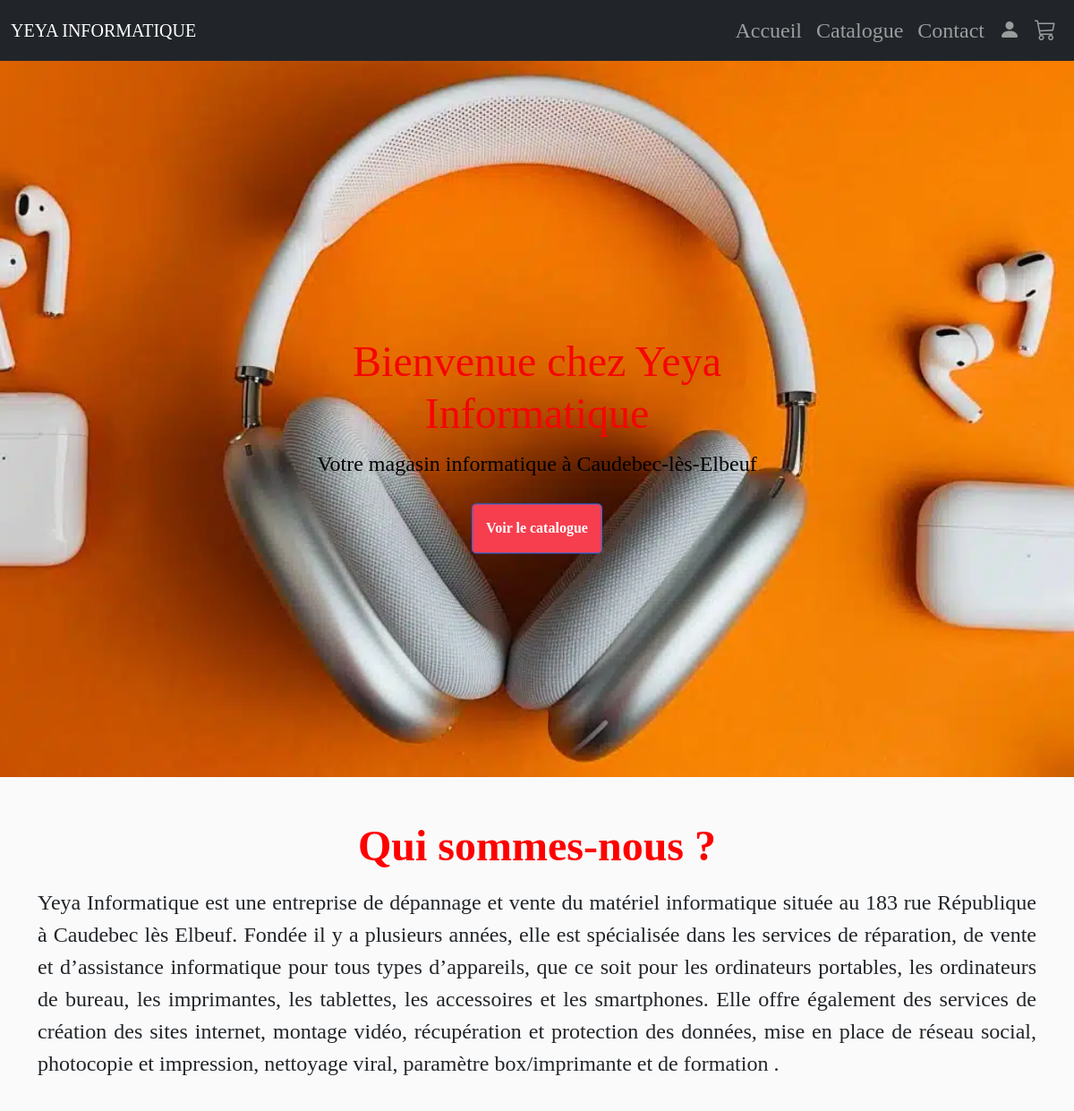
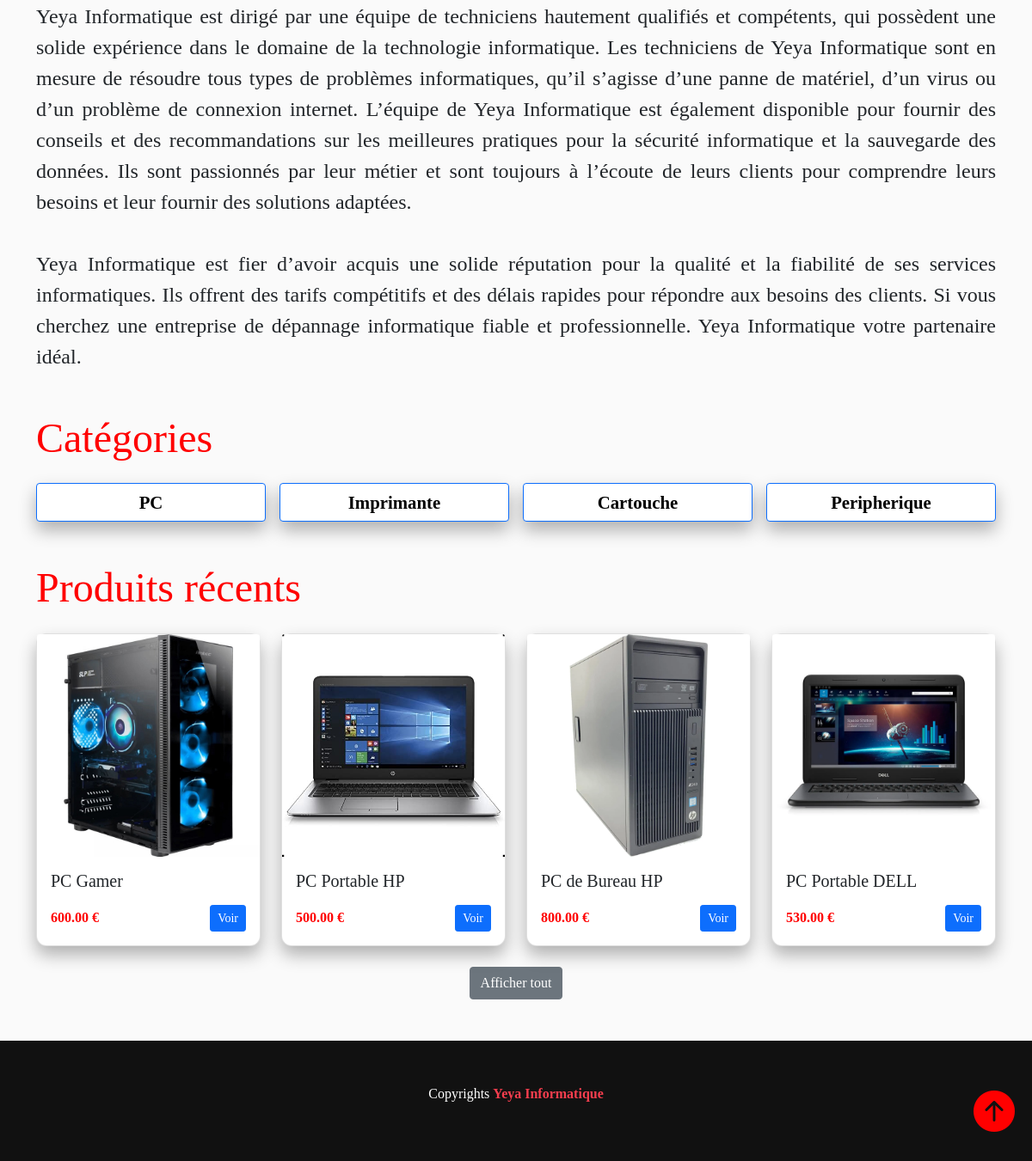
The page / on the database its author committed (2 pictures, top to bottom).
### tables this page shows
CREATE TABLE `categorie` (
  `idCategorie` int NOT NULL,
  `nomCategorie` varchar(100) NOT NULL
);

CREATE TABLE `produit` (
  `idProduit` int NOT NULL,
  `nomProduit` varchar(150) NOT NULL,
  `description` varchar(100) NOT NULL,
  `prix` decimal(15,2) NOT NULL,
  `image` varchar(255) NOT NULL,
  `idCategorie` int NOT NULL
);

### Controller/controllerProduit.php (called while the page is built, shortened)
<?php
require_once(__DIR__ . "/../Modele/modeleProduit.php");
    function afficherAccueil()
    {
        $categories = getAllCategories();
        $produitsAccueil = getProduitsAccueil();
        require "Vues/VueUser/home.php";
        $content = ob_get_clean();
        require "Vues/gabarit.php";
    }

### Modele/ModeleProduit.php (called while the page is built, shortened)
<?php
        function getConnexion()
    {
        $bdd = new PDO(
            "mysql:host=localhost:3306;dbname=yeya_informatique;charset=utf8",
            "root",
            "",
            array(PDO::ATTR_ERRMODE => PDO::ERRMODE_EXCEPTION)
        );
        return $bdd;
    }
    function getProduitsAccueil()
{
    $db = getConnexion();
    $sql = $db->query("SELECT * FROM produit ORDER BY idProduit ASC LIMIT 4");
    return $sql->fetchAll(PDO::FETCH_ASSOC);
}
    function getAllCategories()
    {
        $db = getConnexion();
        $rq = $db->query("SELECT * FROM categorie");
        return $rq->fetchAll(PDO::FETCH_ASSOC);
    }
?>

### Vues/VueUser/home.php (the view, shortened to what this page needs)
<section class="hero-section" style="position: relative;height: 100%;background-size: cover;overflow: hidden;">
    <div id="heroCarousel" class="carousel slide" data-bs-ride="carousel">
        <div class="carousel-inner">
            <div class="carousel-item" data-bs-interval="2000">
                <div class="bg-img d-block w-100"
                    style="background-image: url('Images/limpiar-auriculares.jpg.webp'); height: 100vh; background-size: cover; background-position: center;">
                </div>
            </div>
        </div>
    </div>
    <div class="hero-content text-center mt-4" style="position: absolute; top: 50%;left: 50%;transform: translate(-50%, -50%);
    color: white;text-align: center;z-index: 10;">
        <h1 class="display-5" style="text-align: center;color: rgb(245, 5, 5, 100%);margin: 10px;">Bienvenue chez Yeya Informatique</h1>
        <p style="font-size: 1.5rem; margin-top: 10px;color: black;-align: center;">Votre magasin informatique à Caudebec-lès-Elbeuf</p>
        <a class="btn btn-primary" href="index.php?page=catalogue" style=" margin-top: 10px;padding: 15px;background-color: #f63e4e;
    color: white;border-radius: 5px;font-weight: bold;text-decoration: none;">Voir le catalogue</a>
    </div>
</section>
<section class="container my-5">
    <h2 class="display-5 mb-3" style="color: red; text-align:center; font-weight: bold;">Qui sommes-nous ?</h2>
    <p style="font-size: 1.5em; text-align: justify;">
        Yeya Informatique est une entreprise de dépannage et vente du matériel informatique située au 183 rue
        République à Caudebec
        lès
        Elbeuf. Fondée il y a plusieurs années, elle est spécialisée dans les services de réparation, de vente
        et
        d’assistance informatique pour tous types d’appareils,
        que ce soit pour les ordinateurs portables, les ordinateurs de bureau, les imprimantes, les tablettes,
        les
        accessoires et les smartphones. Elle offre également des services de création des sites internet,
        montage
        vidéo, récupération et protection des données, mise en place de réseau social, photocopie et impression,
        nettoyage viral,
        paramètre box/imprimante et de formation .<br> <br>
        Yeya Informatique est dirigé par une équipe de techniciens hautement qualifiés et compétents, qui
        possèdent
        une solide expérience dans le domaine de la technologie informatique.
        Les techniciens de Yeya Informatique sont en mesure de résoudre tous types de problèmes informatiques,
        qu’il
        s’agisse d’une panne de matériel, d’un virus ou d’un problème de connexion internet. L’équipe de Yeya
        Informatique est également disponible pour fournir des conseils et des recommandations sur les
        meilleures
        pratiques pour la sécurité informatique et la sauvegarde des données. Ils sont passionnés par leur
        métier et
        sont toujours à l’écoute de leurs clients pour comprendre leurs besoins et leur fournir des solutions
        adaptées.<br><br>
        Yeya Informatique est fier d’avoir acquis une solide réputation pour la qualité et la fiabilité de ses
        services informatiques. Ils offrent des tarifs compétitifs et des délais rapides pour répondre aux
        besoins
        des clients. Si vous cherchez une entreprise de dépannage informatique fiable et professionnelle.
        Yeya Informatique votre partenaire idéal.
    </p>
    <a href="#" class="back-to-top" style="position: fixed;bottom: 20px;right: 20px;font-size: 3rem;color: red;
    cursor: pointer;z-index: 999;transition: 0.3s;">
        <i class="bi bi-arrow-up-circle-fill"></i>
    </a>
</section>
<section class="container my-5">
    <h3 class="display-5 mb-4" style="color: red;">Catégories</h3>
    <div class="row g-3">
        <?php foreach ($categories as $cat): ?>
            <div class="col-6 col-md-3">
                <a href="index.php?page=catalogue&idCategorie=<?= $cat['idCategorie'] ?>"
                    class="btn btn-outline-primary w-100" style="color: red; background-color: white;
                    box-shadow: 0 10px 20px rgba(0, 0, 0, 0.3); font-size: 1.3em; font-weight: bold;
                    color:black; border: 4x solid white; text-decoration:none;">
                    <?= $cat['nomCategorie'] ?>
                </a>
            </div>
        <?php endforeach; ?>
    </div>
</section>
<section class="container my-5">
    <h3 class="display-5 mb-4" style="color: red;">Produits récents</h3>
    <div class="row g-4">
        <?php foreach ($produitsAccueil as $p): ?>
            <div class="col-12 col-sm-6 col-md-3">
                <div class="card" style="background-color: white; cursor: pointer;  border-radius: 12px;
                transition: transform .2s ease, box-shadow .2s ease; box-shadow: 0 10px 20px rgba(0, 0, 0, 0.3);">
                    <img src="Images/<?= $p['image'] ?>" class="card-img-top" alt="<?= $p['nomProduit'] ?>">
                    <div class="card-body">
                        <h5 class="card-title"><?= $p['nomProduit'] ?></h5>
                        <div class="d-flex justify-content-between align-items-center mt-3">
                            <span class="prix fw-bold" style="color: red;"><?= $p['prix'] ?> €</span>
                            <a href="index.php?page=catalogue"<?= $p['idProduit'] ?>
                                class="btn btn-primary btn-sm">Voir</a>
                        </div>
                    </div>
                </div>
            </div>
        <?php endforeach; ?>
    </div>
    <div class="text-center mt-4">
        <a class="btn btn-secondary" href="index.php?page=catalogue">Afficher tout</a>
    </div>
</section>

### index.php (shortened to what this page needs)
<?php
$page = $_GET['page'] ?? 'home';
switch ($page) {
    case 'home':
        require "Controller/controllerProduit.php";
        afficherAccueil();
        break;
}
?>

### Vues/gabarit.php (shortened to what this page needs)
<!DOCTYPE html>
<html lang="fr">
<head>
    <link href="https://cdn.jsdelivr.net/npm/bootstrap@5.0.2/dist/css/bootstrap.min.css" rel="stylesheet"
>
    <link rel="stylesheet" href="https://cdn.jsdelivr.net/npm/bootstrap-icons@1.11.1/font/bootstrap-icons.css">
    <link rel="stylesheet" href="../Assets/style.css">
</head>
<body>
    <nav class="navbar navbar-expand-lg navbar-dark bg-dark">
        <div class="container-fluid">
            <a class="navbar-brand" href="#">YEYA INFORMATIQUE</a>
            <div class="collapse navbar-collapse justify-content-right" id="navbarNavAltMarkup">
                <div class="navbar-nav ms-auto" style="color: white;font-size: 1.5rem;
                text-decoration: none;">
                    <a class="nav-link"  staria-current="page" href="index.php?page=home">Accueil</a>
                    <a class="nav-link" href="index.php?page=catalogue">Catalogue</a>
                    <a class="nav-link" href="contact.html">Contact</a>
                    <a class="nav-link" href="index.php?page=compte"><i class="bi bi-person-fill"></i></a>
                    <a class="nav-link" href="index.php?page=panier"><i class="bi bi-cart3"></i></a>
                </div>
            </div>
        </div>
    </nav>
    <main>
        <?= $content ?>
    </main>
    <footer style="text-align: center; padding: 50px;background: #111;color: white;">
        <p style="text-align: center;">Copyrights <a href="#" style="color: #f63e4e;font-weight: bold;text-decoration: none;">Yeya Informatique</a></p>
    </footer>
</body>
</html>

### Assets/style.css (style rules this page uses)
* { box-sizing: border-box; margin: 0; padding: 0; font-family: 'Times New Roman', Times, serif; }
body { background-color: rgb(217, 217, 217, 11%); }
.navbar .nav-link { color: white; font-size: 1.5rem; text-decoration: none; }
h1, h2 { text-align: center; color: rgb(245, 5, 5); margin: 15px; }
footer { text-align: center; padding: 2px; background: #111; color: white; }
footer p a { color: #f63e4e; font-weight: bold; text-decoration: none; }

### rows shown on the page
categorie: nomCategorie "PC"
categorie: nomCategorie "Imprimante"
categorie: nomCategorie "Cartouche"
categorie: nomCategorie "Peripherique"
produit: image (picture), nomProduit "PC Gamer", prix "600.00"
produit: image (picture), nomProduit "PC Portable HP", prix "500.00"
produit: image (picture), nomProduit "PC de Bureau HP", prix "800.00"
produit: image (picture), nomProduit "PC Portable DELL", prix "530.00"
